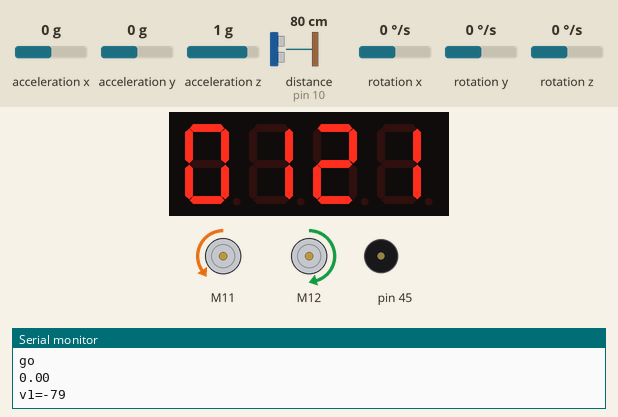
The sketch below on a simulated Arduino Uno, built with avr-gcc and run on an emulated ATmega328P. Shown: 4-digit seven-segment display, 2 × DC motor (green arrow = forward, orange = backward, longer = faster), buzzer (waves = sounding), the last lines printed to the serial monitor. The test bench sets the inputs (shaded band); at power-on: rotation z 0 °/s, distance to the obstacle (sensor on pin 10) 80 cm, acceleration x 0 g, acceleration y 0 g, acceleration z 1 g, rotation x 0 °/s, rotation y 0 °/s.

Above: at 2.0 s.
2.1 s: rotation z set to 100 °/s
At 2.6 s:
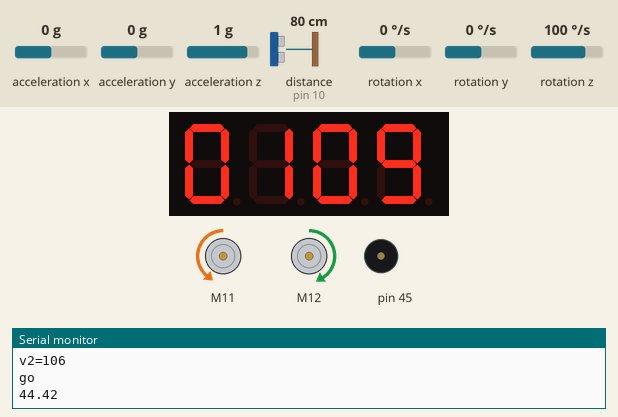
At 3.8 s:
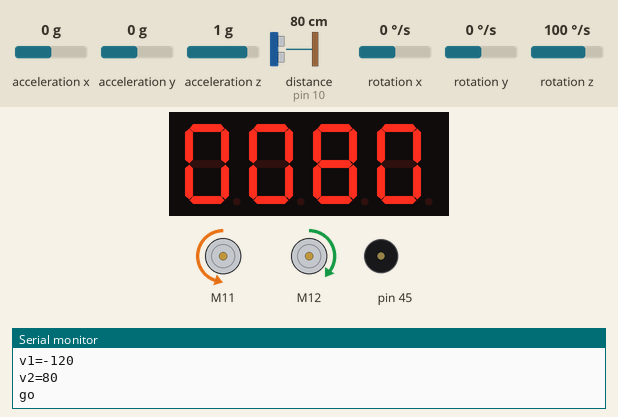
5.1 s: distance to the obstacle (sensor on pin 10) set to 21 cm
6.8 s: distance to the obstacle (sensor on pin 10) set to 17 cm
At 7.7 s:
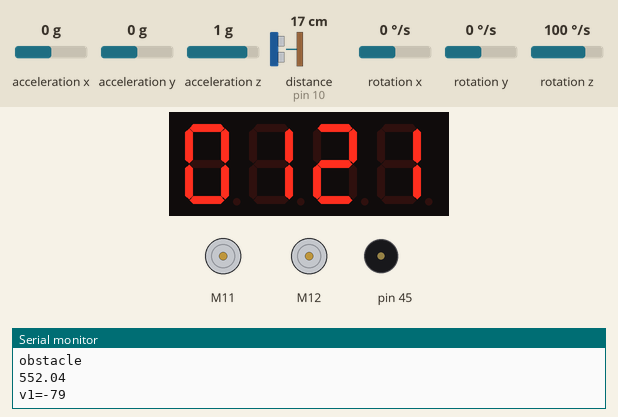
8.8 s: rotation z set to 192 °/s
11.8 s: rotation z set to 0 °/s
At 11.8 s:
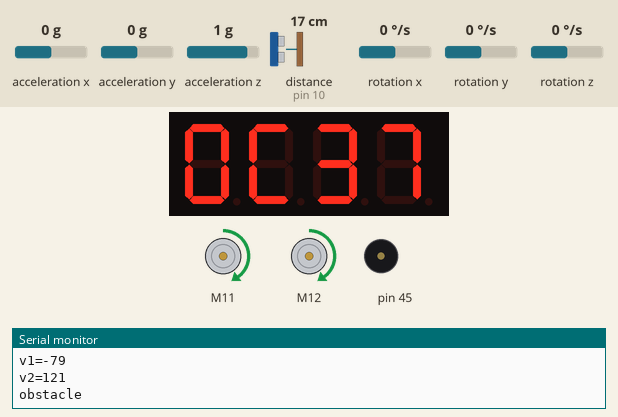
13.3 s: rotation z set to 100 °/s
Timing chart, 0 to 16.3 s (numbered marks = the images above; inputs shaded):
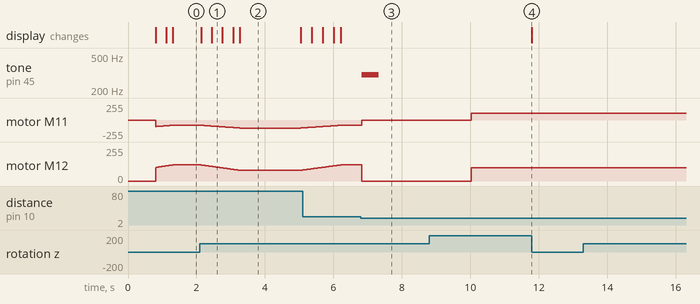

The sketch:

TP2-exo3-demi-tour.ino
```cpp
/**
   Function List:
      1. uint8_t MeEncoderOnBoard::getPortB(void);
      2. uint8_t MeEncoderOnBoard::getIntNum(void);
      3. void MeEncoderOnBoard::pulsePosPlus(void);
      4. void MeEncoderOnBoard::pulsePosMinus(void);
      5. void MeEncoderOnBoard::setMotorPwm(int pwm);
      6. double MeEncoderOnBoard::getCurrentSpeed(void);
      7. void MeEncoderOnBoard::updateSpeed(void);
*/

#include <MeAuriga.h>
#include <Wire.h>
#include <SoftwareSerial.h>

MeEncoderOnBoard Encoder_1(SLOT1);
MeEncoderOnBoard Encoder_2(SLOT2);

MeUltrasonicSensor ultraSensor(PORT_10); /* Ultrasonic module can ONLY be connected to port 3, 4, 6, 7, 8 of base shield. */

MeBuzzer buzzer;

MeGyro gyro(1, 0x69);

uint8_t    TimeDisp[] = { 0x00, 0x00, 0x00, 0x00 };

Me7SegmentDisplay disp(PORT_8);

// vitesse des 2 moteurs
int vmax = 100;
int v1 = -vmax;
int v2 = vmax;

int arret = 0;

// sens=0 pour l'aller, sens=1 pour le retour
int sens = 0;

float Zreference;

void setup()
{
  // afficheur 7 segments
  disp.set();
  disp.init();

  //Set PWM 8KHz
  TCCR1A = _BV(WGM10);
  TCCR1B = _BV(CS11) | _BV(WGM12);

  TCCR2A = _BV(WGM21) | _BV(WGM20);
  TCCR2B = _BV(CS21);

  Serial.begin(9600);
  buzzer.setpin(45);
  gyro.begin();
  Zreference = 0;


}

void affichageZ() {
  int z = gyro.getAngleZ();
  TimeDisp[0] = 0;
  if (z < 0)
    TimeDisp[0] = 10;
  TimeDisp[1] = abs(z) / 100;
  TimeDisp[2] = (abs(z) / 10) % 10;
  TimeDisp[3] = abs(z) % 10;

  disp.display(TimeDisp);
}
void demi_tour() {
  gyro.update();

  if (sens == 0) {
    while (gyro.getAngleZ() > 5 || gyro.getAngleZ() < -5) {
      Encoder_1.setMotorPwm(vmax);
      Encoder_2.setMotorPwm(vmax);
      affichageZ();
      gyro.update();

    }
  } else {
    while (gyro.getAngleZ() < 175 && gyro.getAngleZ() > -175 ) {
      Encoder_1.setMotorPwm(vmax);
      Encoder_2.setMotorPwm(vmax);
      affichageZ();
      gyro.update();

    }
  }


}

void loop()
{
  int t = millis();
  int sens_new = (t / 5000) % 2;
  if (sens_new != sens) {
    sens = sens_new;
    if (sens == 0)
      Zreference = 0;
    else
      Zreference = 180;
    demi_tour();
  }

  // lecture du gyroscope
  gyro.update();
  float z = gyro.getAngleZ();
  Serial.println(z);

  // sens aller
  if (sens == 0) {
    if (z > Zreference) {
      if (v2 > 0.8 * vmax) {
        v1 -= 1;
        v2 -= 1;
      }
    } else {
      if (v2 < 1.2 * vmax) {
        v1 += 1;
        v2 += 1;
      }
    }
  } else {
    if (z < 0) {
      if (v2 > 0.8 * vmax) {
        v1 -= 1;
        v2 -= 1;
      }
    } else {
      if (v2 < 1.2 * vmax) {
        v1 += 1;
        v2 += 1;
      }
    }
  }

  Serial.print("v1=");
  Serial.println(v1);
  Serial.print("v2=");
  Serial.println(v2);

  double d = ultraSensor.distanceCm();
  if ( d < 20) {
    Serial.println("obstacle");
    Encoder_1.setMotorPwm(0);
    Encoder_2.setMotorPwm(0);
    if (arret == 0) {
      buzzer.tone(300, 500);
      arret = 1;
    }

  } else {
    arret = 0;
    Serial.println("go");
    Encoder_1.setMotorPwm(v1);
    Encoder_2.setMotorPwm(v2);
  }
  // affichage de V2
  TimeDisp[0] = 0;
  TimeDisp[1] = v2 / 100;
  TimeDisp[2] = (v2 / 10) % 10;
  TimeDisp[3] = v2 % 10;

  disp.display(TimeDisp);
}
```

Measured:
- the behaviour switches between 20 and 19 cm on distance to the obstacle (sensor on pin 10) (found by bisection; images 2 and 3)
- after the input at 2.1 s, the display: first changes at once (image 1 shows a later state)
- after the input at 6.8 s, tone on pin 45: silent → 300 Hz at once, → silent 0.50 s later; motor M11: backward 79/255 → stopped at once; motor M12: forward 121/255 → stopped at once
- after the input at 11.8 s, every drawn part: stays the same
- after the input at 13.3 s, every drawn part: stays the same
- what the display in image 2 shows lasts 1.7 s, from 3.3 s to 5.0 s
